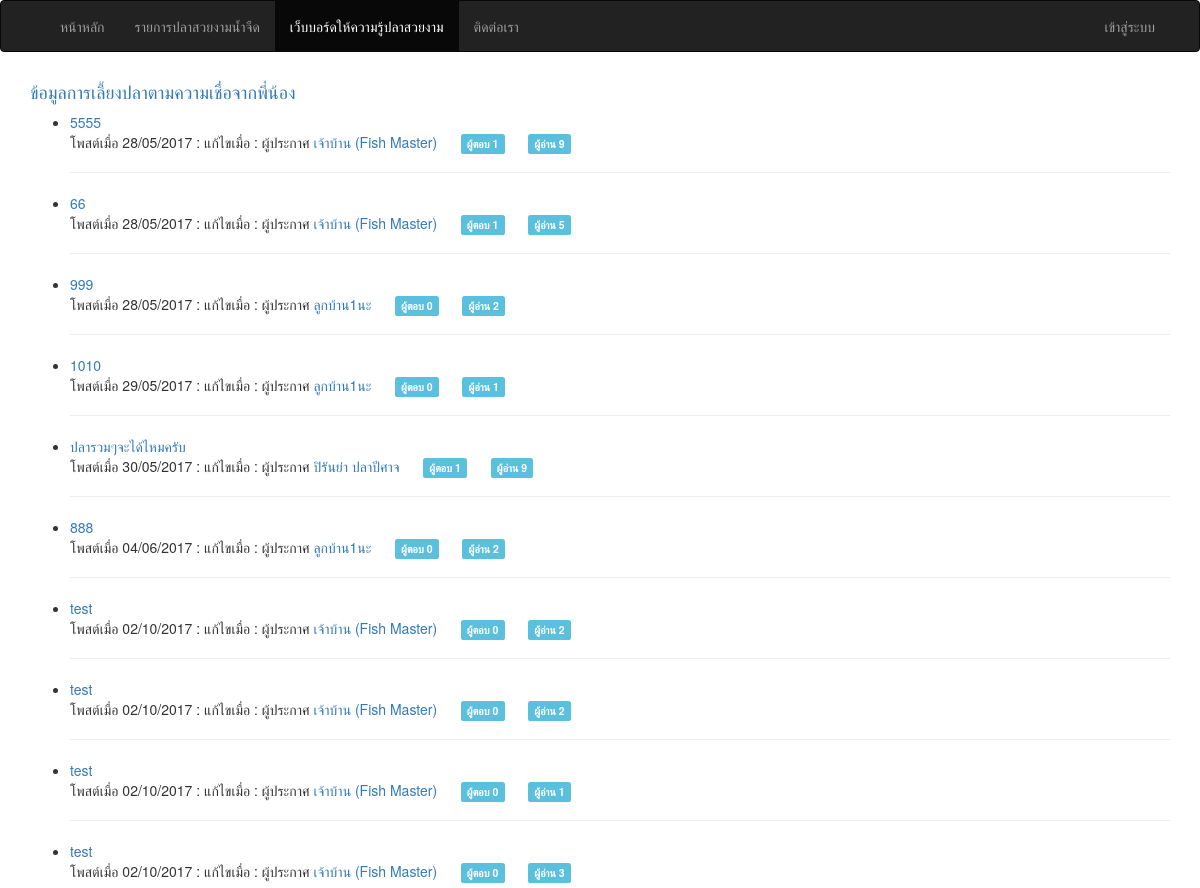
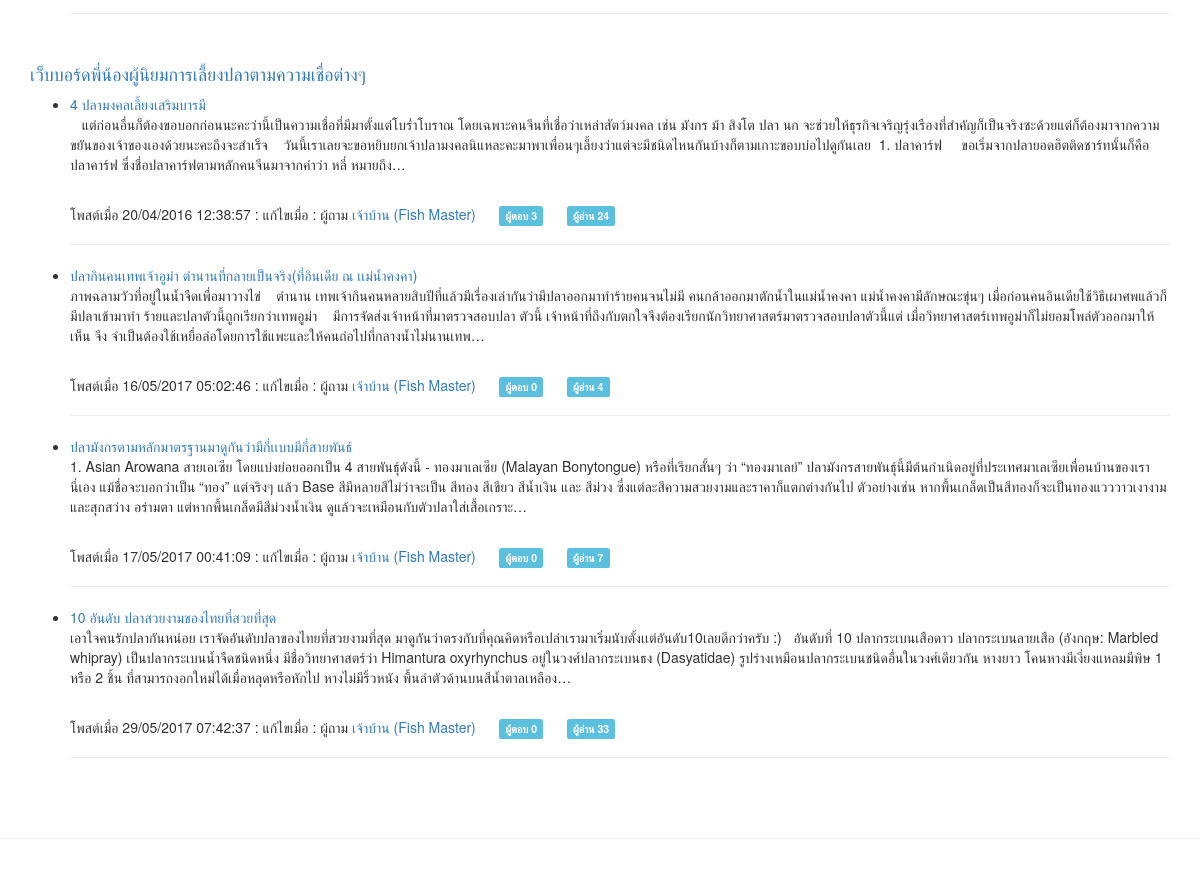
Page /index.php/webboard on the earlier database version (2 pictures, top to bottom).
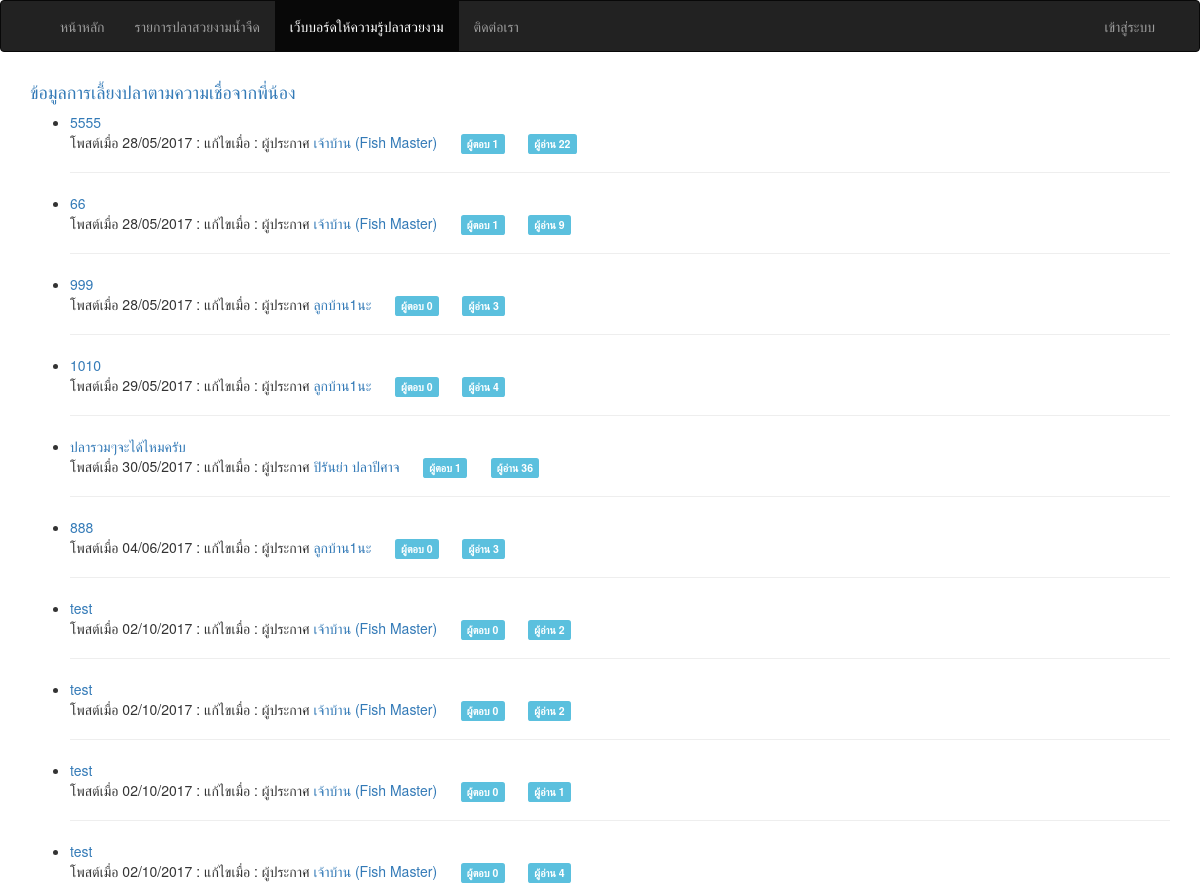
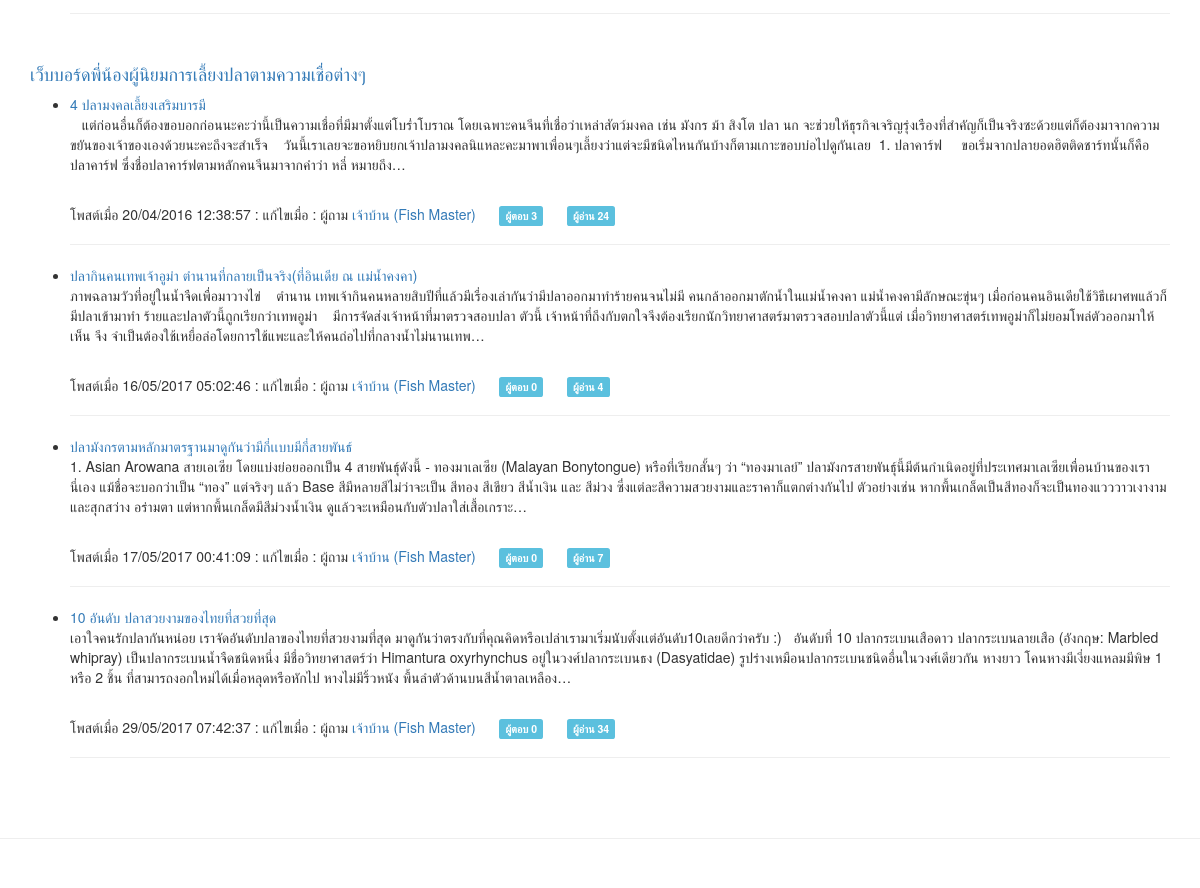
Same page on the later database version (2 pictures, top to bottom).
### tables this page shows
CREATE TABLE `compare` (
  `id` int(5) UNSIGNED NOT NULL,
  `member_id` int(5) UNSIGNED NOT NULL,
  `pool_title` varchar(100) NOT NULL,
  `pool_shape` text NOT NULL,
  `pool_detail` text NOT NULL,
  `pool_believe` text NOT NULL,
  `fish_amount` int(5) NOT NULL,
  `views` int(5) NOT NULL,
  `date_create` varchar(10) NOT NULL,
  `date_modify` varchar(10) NOT NULL
);

CREATE TABLE `member` (
  `id` int(5) UNSIGNED NOT NULL,
  `title` varchar(10) NOT NULL,
  `fullname` varchar(150) NOT NULL,
  `birthdate` varchar(10) NOT NULL,
  `address` text NOT NULL,
  `email` varchar(50) NOT NULL,
  `password` varchar(32) NOT NULL,
  `phone` varchar(15) NOT NULL,
  `date_create` varchar(10) NOT NULL,
  `date_activity` varchar(19) NOT NULL,
  `picture` varchar(100) NOT NULL,
  `role` enum('admin','member') NOT NULL DEFAULT 'member'
);

CREATE TABLE `webboard` (
  `id` int(5) UNSIGNED NOT NULL,
  `posted_by` int(5) UNSIGNED NOT NULL,
  `title` varchar(100) NOT NULL,
  `detail` text,
  `views` int(5) NOT NULL,
  `date_create` varchar(19) NOT NULL,
  `date_modify` varchar(19) NOT NULL
);

### application/controllers/Webboard.php (called while the page is built, shortened)
<?php
class Webboard extends MY_Controller {
  public function __construct()
  {
    $this->load->model('Webboard_model','webboard');
  }
  function index()
  {
    $this->data['compare'] = $this->db->get('compare','10')->result_array();
    $this->data['forum'] = $this->db->get('webboard','10')->result_array();
    $this->data['content'] = $this->load->view('webboard/webboard',$this->data,TRUE);
    $this->load->view('_layout_main', $this->data);
  }
}

### index.php (called while the page is built, shortened)
<?php
require_once BASEPATH.'core/CodeIgniter.php';

### application/views/webboard/webboard.php (the view)
<?=heading(anchor('webboard/compare','ข้อมูลการเลี้ยงปลาตามความเชื่อจากพี่น้อง'),'4');?>
<?php foreach ($compare as $n) : ?>
  <?php $comments = $this->db->where('compare_id',$n['id'])->count_all_results('compare_comment');?>
  <?php $posted_by = $this->db->get_where('member',array('id'=>$n['member_id']))->row_array();?>
  <ul>
    <li>
      <?=anchor('webboard/compare/'.$n['id'],character_limiter($n['pool_title'],'100')).br();?>
      <span>โพสต์เมื่อ <?=$n['date_create'];?> : </span>
      <span>แก้ไขเมื่อ <?=$n['date_modify'];?> : </span>
      <span>ผู้ประกาศ <?=(isset($posted_by['id'])) ? anchor_popup('member/profile/'.$posted_by['id'],$posted_by['fullname']) : 'บุคคลทั่วไป';?></span>
      <?=nbs(5).'<span class="label label-info">ผู้ตอบ '.$comments.'</span>';?>
      <?=nbs(5).'<span class="label label-info">ผู้อ่าน '.$n['views'].'</span>'.hr();?>
    </li>
  </ul>
<?php endforeach; ?>
<br/>
<?=heading(anchor('webboard/forum','เว็บบอร์ดพี่น้องผู้นิยมการเลี้ยงปลาตามความเชื่อต่างๆ'),'4');?>
<?php foreach ($forum as $n) : ?>
  <?php $comments = $this->db->where('webboard_id',$n['id'])->count_all_results('webboard_comment');?>
  <?php $posted_by = $this->db->get_where('member',array('id'=>$n['posted_by']))->row_array();?>
  <ul>
    <li>
      <?=anchor('webboard/forum/'.$n['id'],character_limiter($n['title'],'100')).br();?>
      <p><?=character_limiter(strip_tags($n['detail'],'50'));?></p><br/>
      <span>โพสต์เมื่อ <?=$n['date_create'];?> : </span>
      <span>แก้ไขเมื่อ <?=$n['date_modify'];?> : </span>
      <span>ผู้ถาม <?=anchor_popup('member/profile/'.$posted_by['id'],$posted_by['fullname']);?></span>
      <?=nbs(5).'<span class="label label-info">ผู้ตอบ '.$comments.'</span>';?>
      <?=nbs(5).'<span class="label label-info">ผู้อ่าน '.$n['views'].'</span>'.hr();?>
    </li>
  </ul>
<?php endforeach; ?>

### application/helpers/MY_html_helper.php (shortened to what this page needs)
<?php  if ( ! defined('BASEPATH')) exit('No direct script access allowed');
if ( ! function_exists('hr'))
{
	function hr($count = 1)
	{
		return str_repeat('<hr />', $count);
	}
}

### application/views/_layout_main.php
<!DOCTYPE html>
<html lang="en">
<?php $this->load->view('_parts/header'); ?>
<body>
  <?php $this->load->view('_parts/navigation'); ?>
  <div class="container">
    <?php $this->load->view('_parts/carousel'); ?>
    <div class="row">
      <?php $this->load->view('_parts/alert'); ?>
      <div class="col-lg-12">
        <?=$content;?>
      </div>
    </div>
  </div>
  <?php $this->load->view('_parts/footer'); ?>
</body>
</html>

### application/views/_parts/header.php (shortened to what this page needs)
<head>
    <?=link_tag('assets/css/bootstrap.min.css');?>
    <?=link_tag('assets/css/font-awesome.min.css');?>
    <?=link_tag('assets/css/bootstrap-select.min.css');?>
    <?=link_tag('assets/css/bootstrap.datatable.min.css');?>
    <?=link_tag('assets/css/bootstrap.datepicker.min.css');?>
    <?=link_tag('assets/css/bootstrap.lightbox.min.css');?>
    <?=link_tag('assets/css/toast.min.css');?>
    <?=link_tag('assets/css/common.css');?>
</head>

### application/views/_parts/navigation.php (shortened to what this page needs)
<nav class="navbar <?=(in_array('admin',$this->uri->segment_array()) || in_array('admin',$this->uri->segment_array()))?'navbar-default':'navbar-inverse';?>">
  <div class="container">
    <div class="collapse navbar-collapse" id="bs-example-navbar-collapse-2">
      <?php if (in_array('admin',$this->uri->segment_array())) : ?>
        <ul class="nav navbar-nav">
          <li class="dropdown">
            <?=anchor('#','ข้อมูลสมาชิก <span class="caret"></span>',['class'=>'dropdown-toggle','data-toggle'=>'dropdown']);?>
            <ul class="dropdown-menu">
              <li><?=anchor('admin/member/create','เพิ่มข้อมูลสมาชิก');?></li>
              <li><?=anchor('admin/member','รายการข้อมูลสมาชิก');?></li>
            </ul>
          </li>
          <li class="dropdown">
            <?=anchor('#','ข้อมูลปลาสวยงาม <span class="caret"></span>',['class'=>'dropdown-toggle','data-toggle'=>'dropdown']);?>
            <ul class="dropdown-menu">
              <li><?=anchor('admin/fish/fish','บันทึกข้อมูลปลาสวยงาม');?></li>
              <li><?=anchor('admin/fish/nature','บันทึกข้อมูลอุปนิสัย');?></li>
              <li><?=anchor('admin/fish/feed','บันทึกข้อมูลการกินอาหาร');?></li>
              <li><?=anchor('admin/fish/living','บันทึกข้อมูลการอยู่อาศัย');?></li>
              <li><?=anchor('admin/fish/container','บันทึกข้อมูลสภาพแวดล้อมที่เหมาะสม');?></li>
              <li><?=anchor('admin/fish/halo','บันทึกข้อมูลการเสริมบารมี');?></li>
              <li><?=anchor('admin/fish/day','บันทึกข้อมูลวันมงคล');?></li>
              <li><?=anchor('admin/fish/element','บันทึกข้อมูลธาตุมงคล');?></li>
              <li><?=anchor('admin/fish/amount','บันทึกข้อมูลจำนวนปลาที่ควรเลี้ยง');?></li>
              <li><?=anchor('admin/fish/sex','บันทึกข้อมูลเพศมงคล');?></li>
              <li><?=anchor('admin/fish','รายการข้อมูลปลาสวยงาม');?></li>
            </ul>
          </li>
          <li><?=anchor('admin/config/about','ข้อมูลการติดต่อ');?></li>
        </ul>
        <ul class="nav navbar-nav navbar-right">
          <li><?=anchor('','กลับหน้าหลัก');?></li>
        </ul>
      <?php elseif (in_array('member',$this->uri->segment_array())): ?>
        <ul class="nav navbar-nav navbar-right">
          <li><?=anchor('','กลับหน้าหลัก');?></li>
        </ul>
      <?php else: ?>
        <ul class="nav navbar-nav">
          <li><?=anchor('','หน้าหลัก');?></li>
          <li class="<?=(in_array('fish',$this->uri->segment_array()))?'active':'';?>"><?=anchor('fish','รายการปลาสวยงามน้ำจืด');?></li>
          <li class="<?=(in_array('webboard',$this->uri->segment_array()))?'active':'';?>"><?=anchor('webboard','เว็บบอร์ดให้ความรู้ปลาสวยงาม');?></li>
          <li class="<?=(in_array('about',$this->uri->segment_array()))?'active':'';?>"><?=anchor('main/about','ติดต่อเรา');?></li>
        </ul>
        <ul class="nav navbar-nav navbar-right">
          <?php if ($this->session->userdata('is_login')) : ?>
            <li class="dropdown">
              <?=anchor('#',$this->session->fullname.nbs(2).'<span class="caret"></span>',['class'=>'dropdown-toggle','data-toggle'=>'dropdown']);?>
              <ul class="dropdown-menu">
                <li><?=anchor('member/profile/'.$this->session->id,'ข้อมูลทั่วไป');?></li>
                <li><?=anchor('member/change_password/'.$this->session->id,'เปลี่ยนรหัสผ่าน');?></li>
                <?php if ($this->session->role == 'admin') : ?>
                  <li role="separator" class="divider"></li>
                  <li><?=anchor('admin/member','ระบบผู้ดูแล');?></li>
                <?php endif; ?>
                <li role="separator" class="divider"></li>
                <li><?=anchor('member/signout','ออกจากระบบ');?></li>
              </ul>
            </li>
          <?php else: ?>
            <li><?=anchor('member/signin','เข้าสู่ระบบ');?></li>
          <?php endif; ?>
        </ul>
      <?php endif; ?>
    </div>
  </div>
</nav>

### application/views/_parts/footer.php
<br/><br/>
<footer>
  <hr/>
  <div class="container">
    <div class="row">
        <div class="col-lg-12">
        </div>
    </div>
  </div>
</footer>

### assets/css/common.css (style rules this page uses)
html { position: relative; min-height: 100%; }
body { margin: 0 0 100px; }
nav { font-size: 1em !important; }
footer { position: absolute; left: 0; bottom: 0; height: 100px; width: 100%; }

Differences in the rows shown:
changed compare (number 1 of 10 on the later page): views "9" → "22"
changed compare (number 2 of 10 on the later page): views "5" → "9"
changed compare (number 3 of 10 on the later page): views "2" → "3"
changed compare (number 4 of 10 on the later page): views "1" → "4"
changed compare "ปลารวมๆจะได้ไหมครับ": views "9" → "36"
changed compare (number 6 of 10 on the later page): views "2" → "3"
changed compare (number 10 of 10 on the later page): views "3" → "4"
changed webboard "10 อันดับ ปลาสวยงามของไทยที่สวยที่สุด": views "33" → "34"
